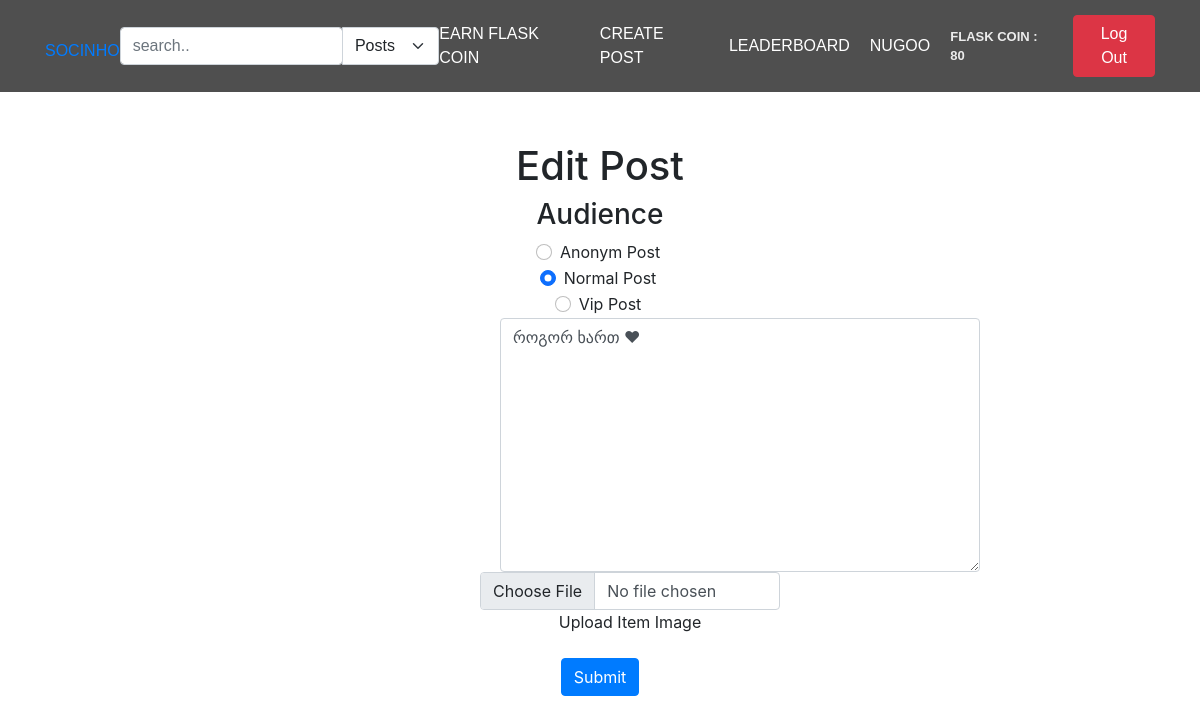
The page /edit-post/1 (signed in) on the database as committed earlier.
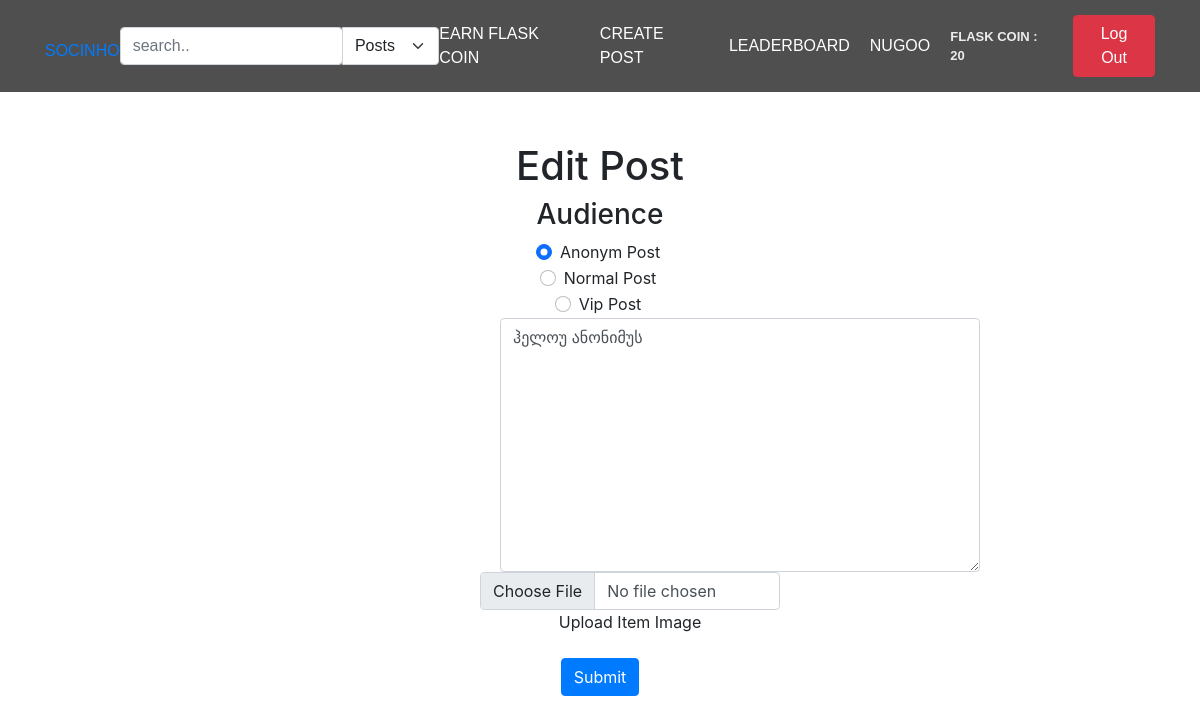
The same page on the database as committed later.
### app/main/models.py (models this page shows, shortened)
class User(db.Model, UserMixin):
    id = db.Column(db.Integer, primary_key=True)
    username = db.Column(db.String(80), unique=True)
    email = db.Column(db.String(50), nullable=False)
    password = db.Column(db.String(50), nullable=False)
    user_image = db.Column(db.String(80), default='static/pfp/default.png')
    flask_coin = db.Column(db.Integer, default=100)
    privacy = db.Column(db.String(50), default='public')
    posts = db.relationship('Post', backref='user', lazy=True, cascade="all, delete-orphan")
    followers = db.relationship('Follow', foreign_keys='Follow.following_to_id', backref='following_to', lazy='dynamic', cascade="all, delete-orphan", uselist=True)
    following = db.relationship('Follow', foreign_keys='Follow.following_from_id', backref='following_from', lazy='dynamic', cascade="all, delete-orphan", uselist=True)
    likes = db.relationship('Like', backref='user', lazy=True, cascade="all, delete-orphan")
    def delete(self):
        db.session.delete(self)
        db.session.commit()

class Post(db.Model):
    id = db.Column(db.Integer, primary_key=True)
    user_id = db.Column(db.Integer, db.ForeignKey('user.id'), nullable=False)
    post_text = db.Column(db.String(200), nullable=False)
    post_image = db.Column(db.String(100))
    post_date = db.Column(db.DateTime, nullable=False, default=datetime.utcnow)
    likers = db.relationship('Like', backref='post', lazy=True, cascade='all, delete-orphan')
    post_type = db.Column(db.String(50), default='normal')
    def delete(self):
        db.session.delete(self)
        db.session.commit()

### app/main/views.py (the view, shortened to what this page needs)
@main_bp.route('/edit-post/<int:post_id>', methods=['GET', 'POST'])
@login_required
def edit_post(post_id):
    if request.method == 'GET':
        print('get')
        post = Post.query.filter_by(id=post_id).first()
        if not post:
            print('post not found')
            return redirect(url_for('main.index'))
        return render_template('edit-post.html', post=post)

### app/main/views.py (called while the page is built)
@login_manager.user_loader
def load_user(user_id):
    return User.query.get(user_id)

### app/main/templates/edit-post.html (shortened to what this page needs)
{% extends 'main.html' %}
{% block content %}
    <div style="text-align: center; margin-top: 50px;" >
        <form action="{{ url_for('main.edit_post', post_id=post.id) }}" method="post" enctype="multipart/form-data">
            <h1 style="text-align: center;">Edit Post</h1>
            <div style="text-align: center;">
                <h3>Audience</h3>
                <div class="form-check">
                    {% if post.post_type == 'anonym' %}
                        <input class="form-check-input" type="radio" name="poster_type" id="flexRadioDefault1" checked value="anonym">
                        <label class="form-check-label" for="flexRadioDefault1">
                        Anonym Post
                        </label>
                    {% else %}
                        <input class="form-check-input" type="radio" name="poster_type" id="flexRadioDefault1"  value="anonym">
                        <label class="form-check-label" for="flexRadioDefault1">
                        Anonym Post
                        </label>
                    {% endif %}
                  </div>
                  <div class="form-check">
                    {% if post.post_type == 'normal' %}
                        <input class="form-check-input" type="radio" name="poster_type" id="flexRadioDefault2" checked value="normal">
                        <label class="form-check-label" for="flexRadioDefault2">
                        Normal Post
                        </label>
                    {% else %}
                        <input class="form-check-input" type="radio" name="poster_type" id="flexRadioDefault2" value="normal">
                        <label class="form-check-label" for="flexRadioDefault2">
                        Normal Post
                        </label>
                    {% endif %}
                  </div>
                  <div class="form-check">
                    {% if post.post_type == 'vip' %}
                        <input class="form-check-input" type="radio" name="poster_type" id="flexRadioDefault3" checked value="vip">
                        <label class="form-check-label" for="flexRadioDefault3">
                        Vip Post
                        </label>
                    {% else %}
                        <input class="form-check-input" type="radio" name="poster_type" id="flexRadioDefault3" value="vip">
                        <label class="form-check-label" for="flexRadioDefault3">
                        Vip Post
                        </label>
                    {% endif %}
                  </div>
            </div>
            <div class="input-group" style="width:40%; margin-left:500px;resize: none;">
                <textarea class="form-control" aria-label="With textarea" name="post_content" rows="10" cols="200" required>{{post.post_text}}</textarea>
            </div>
            <div class="form-group" style="text-align: center; margin-left:40%; margin-right: 50%; width: 300px;">
                <input type="file" name="post_image" class="form-control" id="formFile">
                <label for="formFile" class="form-label">Upload Item Image</label>
            </div>
            <button type="submit" class="btn btn-primary">Submit</button>
        </form>
    </div>
{% endblock %}

### app/main/templates/main.html (shortened to what this page needs)
<!DOCTYPE html>
<html lang="en">
<head>
    <link rel="stylesheet" href="https://cdn.jsdelivr.net/npm/bootstrap@5.0.0-alpha1/dist/css/bootstrap.min.css">
    <link rel="stylesheet" href="{{ url_for('static', filename='style.css') }}">
    <link rel="stylesheet" href="https://cdn.jsdelivr.net/npm/bootstrap@4.3.1/dist/css/bootstrap.min.css">
</head>
<body>
    <header class="main-header">
        <div class="container">
            <li class="socinho" ><a href="{{ url_for('main.index') }}">SOCINHO</a> </li>
            {% if current_user.is_authenticated %}
                <form action="{{ url_for('main.search') }}" method="post">
                    <div class="input-group">
                        <input  type="search" class="form-control rounded" placeholder="search.." aria-label="Search" aria-describedby="search-addon" name="search" required />
                        <select class="form-select" aria-label="Default select example" onchange="this.form.submit()" name="search_filter">
                            <option value="posts" >Posts</option>
                        </select>
                    </div>
                </form>
            {% endif %}
            <nav class="main-navigation">
                {% if current_user.username %}
                    <li><a href="{{ url_for('main.play_for_earn') }}">Earn Flask Coin </a></li>
                    <li><a href="/create-post" data-toggle="modal" data-target="#mymodal">Create Post</a></li>
                    <li><a href="/leaderboard">Leaderboard</a></li>
                    <li><a href="{{ url_for('main.user_profile') }}">{{current_user.username}}</a></li>
                    <li><p class="balance" style="margin: 0">Flask Coin : {{ current_user.flask_coin }}</p>
                {% endif %}
            </nav>
            <div>
                {% if current_user.username %}
                    <li>
                        <form action="{{ url_for('main.logout') }}">
                            <button name="submit" type="submit" class="btn btn-danger">Log Out</button>
                        </form>
                    </li>
                {% endif %}
            </div>
        </div>
    </header>
    {% block content %}
    {% endblock %}
</body>
</html>

Rows that differ between the two databases and show on the page:
changed User "NUGOO": flask_coin "80" → "20"
changed Post: post_type "normal" → "anonym" (drawn); post_content "როგორ ხართ ♥" → "ჰელოუ ანონიმუს"
Other text that changed with them:
form field poster_type: (not shown) → "☑ Anonym Post"
form field poster_type: (not shown) → "☐ Normal Post"
form field poster_type: "☐ Anonym Post" → (not shown)
form field poster_type: "☑ Normal Post" → (not shown)
